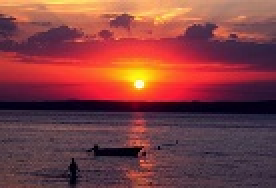
#> input picture iris-hotel.jpg, 138 x 94 px, found by its file name (shown 2 times larger)
$ jupyter execute Week3.ipynb
#> lines starting #> are read from the running program, lines starting #| are printed output that depends on the picture
63011212019 อาทิตย์ ทวีบท รหัสวิชา 1204317 Sec 1 (03/08/2565)

[cell 1]
import numpy as np
from random import randint

def eudist(x,y): #ระยะทาง Euclidean
  d = np.sqrt((x-y)**2)
  return d

x = [1,7,15,23,17,15,22,74,25,12,16,44,75,62,34] #กำหนดตัวเลข
k = 2

k1 = 32 #ที่จริง k1 คือ เลขจะเกิดจากการสุม
k2 = 12 #ที่จริง k2 คือ เลขจะเกิดจากการสุม

p = 0
while(1):
  p+=1
  l1 = [ ]
  l2 = [ ]
  for v in x:
    dist1 = eudist(k1,v)
    dist2 = eudist(k2,v)
    if(dist1 <= dist2):#ถ้า dist1 น้อยกว่า dist2
      l1.append(v) #เพิ่มข้อมูลลงในตัวแปร List l1
    else:
      l2.append(v)#เพิ่มข้อมูลลงในตัวแปร List l2
  m1 = np.mean(l1)#หาค่าเฉลี่ย l1
  m2 = np.mean(l2)#หาค่าเฉลี่ย l2

  if(m1 == k1 and m2 == k2): #การหยุด
    break
  else:
    k1 = m1
    k2 = m2
    print("round: "+str(p))
    print(l1)
    print(l2)
    print("-----------------------------------")

[cell 2]
import numpy as np
import random

def eudist(x,y): #ระยะทาง Euclidean
  d = np.sqrt((x-y)**2)
  return d

x = [1,7,15,23,17,15,22,74,25,12,16,44,75,62,34] #กำหนดตัวเลข
k = 2

k1 = random.randint(1,100)
k2 = random.randint(1,100)

print(k1)
print(k2)

p = 0
while(1):
  p+=1
  l1 = [ ]
  l2 = [ ]
  for v in x:
    dist1 = eudist(k1,v)
    dist2 = eudist(k2,v)
    if(dist1 <= dist2):#ถ้า dist1 น้อยกว่า dist2
      l1.append(v)#เพิ่มข้อมูลลงในตัวแปร List l1
    else:
      l2.append(v)#เพิ่มข้อมูลลงในตัวแปร List l2
  m1 = np.mean(l1)#หาค่าเฉลี่ย l1
  m2 = np.mean(l2)#หาค่าเฉลี่ย l2

  if(m1 == k1 and m2 == k2): #การหยุด
    break
  else:
    k1 = m1
    k2 = m2
    print("round: "+str(p))
    print(l1)
    print(l2)
    print("-----------------------------------")

[cell 3]
import numpy as np
from sklearn.datasets import make_blobs
from matplotlib import pyplot as plt

def dist(x,y):
  d = np.sqrt(np.sum((np.array(x) - np.array(y))**2))
  return d

#print(dist([1,1], [5,5]))

data = make_blobs(n_samples=100, n_features=2, centers =4, cluster_std=3, random_state=101) #กำหนด data

#print(data[0][0])
#print(data[0][1])

k = 2
k1 = [15,13 ]
k2 = [0, 22 ]

p = 0
e = 0.02

while(1):
  p+=1
  l1 = [ ]
  l2 = [ ]
  for v in data[0]:
    d1 = dist(k1,v)
    d2 = dist(k2,v)
    if(d1 <= d2):
      l1.append(v)
    else:
      l2.append(v)
  m1 = np.mean(np.array(l1), axis=0)
  m2 = np.mean(np.array(l2), axis=0)
  if dist(m1,k1) < e and dist(m2,k2) < e :
    break
  else:
    k1 = m1
    k2 = m2
    print("round: "+str(p))
    print(l1)
    print(l2)
    print("-----------------------------------")
    plt.scatter(np.array(l1)[:,0],np.array(l1)[:,1], c='red')
    plt.scatter(np.array(l2)[:,0],np.array(l2)[:,1], c='blue')
    plt.show()
#> this loop made 6 passes
#> pass 1, `plt.show()`:
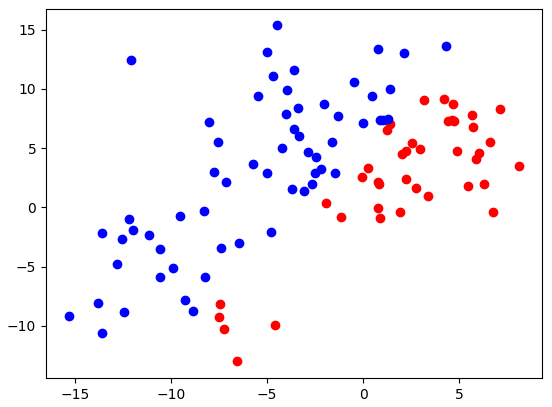
#> figure drawn by matplotlib, 1 panel

print(p)

[cell 4]
import cv2
from google.colab.patches import cv2_imshow
from sklearn.cluster import KMeans

img = cv2.imread('/content/drive/MyDrive/DS/iris-hotel.jpg',1)#อ่านภาพ
#> img is the input picture: shape (94, 138, 3); mean B, G, R 65.6, 63.5, 129.6
#cv2_imshow(img)
#print(img[0][0])
Kmean = KMeans(n_clusters = 4)
row, col , d = img.shape
#> row = 94; col = 138; d = 3

dat = img.reshape(1, row*col,d)
output = Kmean.fit(dat[0])
cmap = [[120,15,200], [255,255,255], [25,25,25],[1,120,255]]

dis = np.zeros((row,col,3), dtype = np.uint8)
k = 0
for i in range (row):
  for j in range(col):
    dis[i,j] = cmap[int(output.labels_[k])]
    k+=1
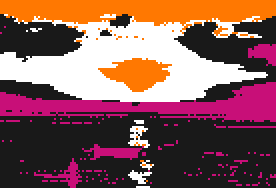
#> dis: shape (94, 138, 3) (shown 2 times larger); mean of channels 0, 1, 2 88.5, 91.1, 135.6; drawn as B, G, R
#> after the loop, k = 12972

cv2_imshow(dis)
